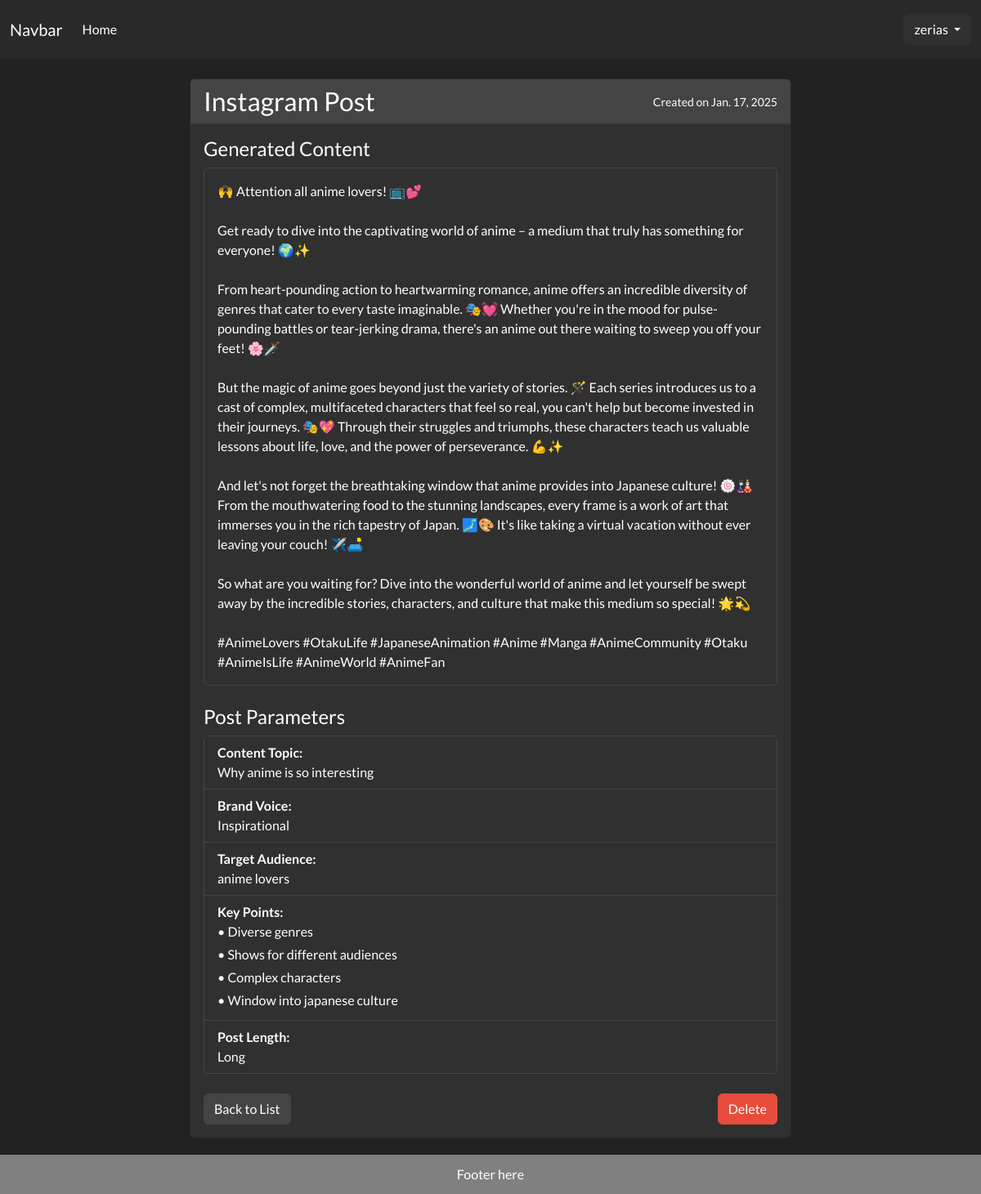
The page /generator/23/ (signed in) on the database its author committed.
### generator/models.py (models this page shows, shortened)
class GeneratedPost(models.Model):
    user = models.ForeignKey(User, on_delete=models.CASCADE)
    created_on = models.DateTimeField(auto_now_add=True)
    content = models.TextField()
    PLATFORM_CHOICES = [
        ('LI', 'LinkedIn'),
        ('TW', 'Twitter'),
        ('IG', 'Instagram'),
        ('FB', 'Facebook'),
    ]
    platform = models.CharField(max_length=2, choices=PLATFORM_CHOICES)
    VOICE_CHOICES = [
        ('PRO', 'Professional'),
        ('CAS', 'Casual'),
        ('HUM', 'Humorous'),
        ('EDU', 'Educational'),
        ('INS', 'Inspirational'),
    ]
    brand_voice = models.CharField(max_length=3, choices=VOICE_CHOICES)
    target_audience = models.TextField()
    content_topic = models.TextField()
    call_to_action = models.CharField(max_length=25, blank =True)
    key_points = models.TextField()
    LENGTH_CHOICES = [
        ('S', 'Short'),
        ('M', 'Medium'),
        ('L', 'Long'),
    ]
    post_length = models.CharField(max_length=1, choices=LENGTH_CHOICES)
    ai_response = models.JSONField(null=True, blank=True)
    class Meta:
        ordering = ['created_on']
    def parse_claude_response(self):
        if not self.content:
            return ''
        return mark_safe(self.content.replace('\n', '<br>'))

### generator/views.py (the view)
# urls.py: path('<int:pk>/', views.PostDetailView.as_view(), name='post-detail'),
class PostDetailView(LoginRequiredMixin, DetailView):
    model = GeneratedPost
    template_name = 'generator/post_detail.html'
    context_object_name = 'post'
    def get_queryset(self):
        return GeneratedPost.objects.filter(user=self.request.user)

### templates/generator/post_detail.html (shortened to what this page needs)
{% extends 'base.html' %}
{% load static %}
{% block css %}
<link rel="stylesheet" href="{% static 'css/posts.css' %}">
{% endblock %}
{% block content %}
<div class="container mt-4">
    <div class="row justify-content-center">
        <div class="col-md-8">
            <div class="card">
                <div class="card-header bg-secondary text-white d-flex justify-content-between align-items-center">
                    <h3 class="mb-0">{{ post.get_platform_display }} Post</h3>
                    <small>Created on {{ post.created_on.date }}</small>
                </div>
                <div class="card-body">
                    <h4 class="card-title">Generated Content</h4>
                    <div class="card border-secondary mb-4">
                        <div class="card-body post-content">
                            <p class="card-text">{{ post.parse_claude_response }}</p>
                        </div>
                    </div>
                    <h4 class="card-title">Post Parameters</h4>
                    <div class="card border-secondary mb-4">
                        <ul class="list-group list-group-flush">
                            <li class="list-group-item">
                                <strong>Content Topic:</strong>
                                <p class="mb-0">{{ post.content_topic }}</p>
                            </li>
                            <li class="list-group-item">
                                <strong>Brand Voice:</strong>
                                <p class="mb-0">{{ post.get_brand_voice_display }}</p>
                            </li>
                            <li class="list-group-item">
                                <strong>Target Audience:</strong>
                                <p class="mb-0">{{ post.target_audience }}</p>
                            </li>
                            <li class="list-group-item">
                                <strong>Key Points:</strong>
                                {% for point in post.key_points.splitlines %}
                                    {% if point %}
                                        <p class="mb-1">• {{ point }}</p>
                                    {% endif %}
                                {% endfor %}
                            </li>
                            <li class="list-group-item">
                                <strong>Post Length:</strong>
                                <p class="mb-0">{{ post.get_post_length_display }}</p>
                            </li>
                        </ul>
                    </div>
                    <div class="d-flex justify-content-between">
                        <div>
                            <a href="{% url 'generator:post-list' %}" class="btn btn-secondary">Back to List</a>
                        </div>
                        <div>
                            <a href="{% url 'generator:post-delete' post.pk %}" class="btn btn-danger">Delete</a>
                        </div>
                    </div>
                </div>
            </div>
        </div>
    </div>
</div>
{% endblock %}

### templates/navbar.html (shortened to what this page needs)
<nav class="navbar navbar-expand-lg bg-body-tertiary" data-bs-theme="dark">
    <div class="container-fluid">
      <a class="navbar-brand" href="{% url 'home' %}">Navbar</a>
      <div class="collapse navbar-collapse" id="navbarSupportedContent">
        <ul class="navbar-nav me-auto mb-2 mb-lg-0">
          <li class="nav-item">
            <a class="nav-link active" aria-current="page" href="{% url 'generator:post-list' %}">Home</a>
          </li>
        </ul>
        <div class="d-flex">
            {% if user.is_authenticated %}
                <div class="nav-item dropdown">
              <button class="btn btn-dark dropdown-toggle" href="#" role="button" data-bs-toggle="dropdown" aria-expanded="false">
                {{ user.username }}
              </button>
            </div>
            {% else %}
                <a class="btn btn-outline-light" href="{% url 'login' %}">Login</a>
            {% endif %}
        </div>
      </div>
    </div>
  </nav>

### static/css/base.css (style rules this page uses)
html, body { padding: 0; margin: 0; min-height: 100vh; }

### static/css/posts.css (style rules this page uses)
.container { margin-bottom: 20px; }
.card { transition: transform 0.2s ease; }

### rows shown on the page
GeneratedPost: platform "Instagram", created_on "Jan. 17, 2025", parse_claude_response "🙌 Attention all anime lovers! 📺💕 Get ready to dive into the captivating world of anime – a medium that truly has something for everyone! 🌍✨ From heart-pounding action to heartwarming romance, anime offers an incredible diversity of genres that cater to every taste imaginable. 🎭💓 Whether you're in the mood for pulse-pounding battles or tear-jerking drama, there's an anime out there waiting to sweep you off your feet! 🌸🗡️ But the magic of anime goes beyond just the variety of stories. 🪄 Each series introduces us to a cast of complex, multifaceted characters that feel so real, you can't help but become invested in their journeys. 🎭💖 Through their struggles and triumphs, these characters teach…", content_topic "Why anime is so interesting", brand_voice "Inspirational", target_audience "anime lovers", post_length "Long"

### other values the page prints
{{ user.username }} "zerias"
{{ point }} "Diverse genres" "Shows for different audiences" "Complex characters" "Window into japanese culture"
